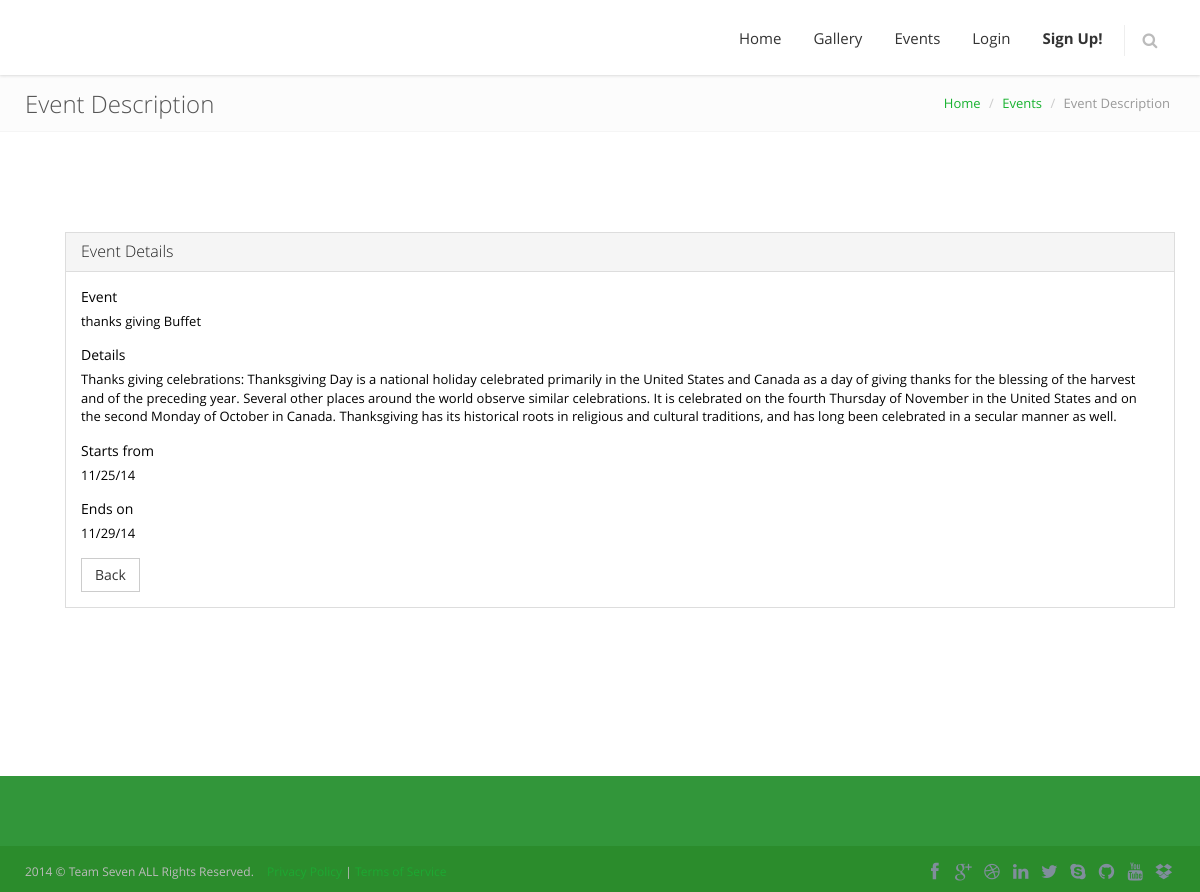
/event_desc.php?event_id=1, run on the app's committed database.
### tables this page shows
CREATE TABLE IF NOT EXISTS `event` (
`Event_ID` int(11) NOT NULL,
  `Event_description` varchar(2000) NOT NULL,
  `Event_Title` varchar(200) DEFAULT NULL,
  `Event_Start_time` date DEFAULT NULL,
  `Event_End_time` date DEFAULT NULL,
  `Person_ID` int(11) NOT NULL
);

### src/includes/functions.php (called while the page is built, shortened)
<?php
function fetch_row($data)
{
	$res = mysql_fetch_assoc($data);
	return $res;
}
function eventdetails($details)
{
    $res=mysql_query("select * from event where Event_ID=".$details);
	return fetch_row($res);
}
?>

### src/event_desc.php (the view, shortened to what this page needs)
<?php
include('includes/header.php');
if($_GET['event_id'])
{
$details=eventdetails($_GET['event_id']);
 ?>
 <div class="page-container">
      <div class="row breadcrumbs">
      <div class="container">
     <div class="col-md-4 col-sm-4">
               <h1>Event Description</h1>
      </div>
 <div class="col-md-8 col-sm-8">
                   <ul class="pull-right breadcrumb">
                        <li><a href="home.php">Home</a></li>
                        <li><a href="events.php">Events</a></li>
            <li class="active">Event Description</li>
   </ul>
  </div>
 </div>
        </div>
                <div class="container margin-bottom-40">
        <div class="row">
            <div class="col-md-12 page-404">
 <div class="details">
         <div class="panel panel-default">
                	<div class="panel-heading">
<h3 class="panel-title">Event Details</h3></div>
                  <div class="panel-body">
          <form name="loginform" id="loginform" method="post" action='#'>
                    <div class="form-body">
                         <div class="form-group">
                             <label for="uname">Event</label>
<div class="input-group">
<?php  echo $details['Event_Title'] ?>
</div>
              </div>
                       <div class="form-group">
                        <label for="password">Details</label>
                             <div class="input-group">
<?php echo $details['Event_description'] ?>
  </div>
                           </div>
                       <div class="form-group">
                        <label for="password">Starts from</label>
                             <div class="input-group">
<?php echo date('m/d/y',strtotime($details['Event_Start_time'])) ?>
  </div>
                           </div>
                       <div class="form-group">
                        <label for="password">Ends on</label>
                             <div class="input-group">
<?php echo date('m/d/y',strtotime($details['Event_End_time'])) ?>
  </div>
                           </div>
  </div>
                      <div class="form-actions">
  <input type="button" name="cancel" id="cancel" class="btn btn-default" value="Back" onclick="location='events.php'" />
                        </div>
                     </form>
                   </div>
                </div>
 </div>
            </div>
          </div>
        </div>
  </div>
<?php
include('includes/footer.php');
}
else{
header("location:index.php");
}
 ?>

### src/assets/css/style-metronic.css (style rules this page uses)
div, input, select, textarea, span, img, table, td, th, p, a, button, ul, code, pre, li { -webkit-border-radius: 0 !important; -moz-border-radius: 0 !important; border-radius: 0 !important; }
.btn { border-width: 0; padding: 7px 14px; font-size: 14px; outline: none !important; -webkit-box-shadow: none !important; -moz-box-shadow: none !important; box-shadow: none !important; -webkit-border-radius: 0 !important; -moz-border-radius: 0 !important; border-radius: 0 !important; -webkit-text-shadow: none; -moz-text-shadow: none; text-shadow: none; }
.btn-default { border-width: 1px; padding: 6px 13px; }
label { font-weight: 400; font-size: 14px; }
.panel { -webkit-box-shadow: none !important; -moz-box-shadow: none !important; box-shadow: none !important; }

### src/assets/css/style.css (style rules this page uses)
body { color: #000; font-size:13px; direction: ltr; margin: 0 !important; padding: 0 !important; font-family: 'Open Sans' !important; overflow-x: hidden; }
h1, h2, h3, h4, h5, h6 { font-weight: 300; font-family: inherit; }
h3 { color: #222; }
a,a:focus, a:hover, a:active { outline: 0; }
.margin-bottom-40 { margin-bottom: 40px !important; }
.container { padding: 0 10px; }
.breadcrumbs { background: #fcfcfc; border-top: solid 1px #f5f5f5; border-bottom: solid 1px #f5f5f5; }
.breadcrumbs .container { padding:0; }
.breadcrumbs h1 { color: #555; font-size: 24px; line-height: 35px; margin-left: -5px; margin-top: 10px; }
.breadcrumbs ul { top: 10px; background: none; margin-bottom: 0; position: relative; }
.breadcrumbs li a { color: #0da3e2; }
.breadcrumbs ul.breadcrumb { padding-left: 0; padding-right: 0; }
.page-404 { text-align: center; padding-top: 100px; padding-bottom: 108px; }
.page-404 .details { margin-left: 40px; display: inline-block; padding-top: 0px; text-align: left; }

### src/assets/css/themes/green.css (style rules this page uses)
a { color: #0F924D; }
.breadcrumbs li a { color: #17b22f; }

### data on the page
event: Event_Title "thanks giving Buffet", Event_description "Thanks giving celebrations: Thanksgiving Day is a national holiday celebrated primarily in the United States and Canada as a day of giving thanks for the blessing of the harvest and of the preceding year. Several other places around the world observe similar celebrations. It is celebrated on the fourth Thursday of November in the United States and on the second Monday of October in Canada. Thanksgiving has its historical roots in religious and cultural traditions, and has long been celebrated in a secular manner as well.", Event_Start_time "11/25/14", Event_End_time "11/29/14"
